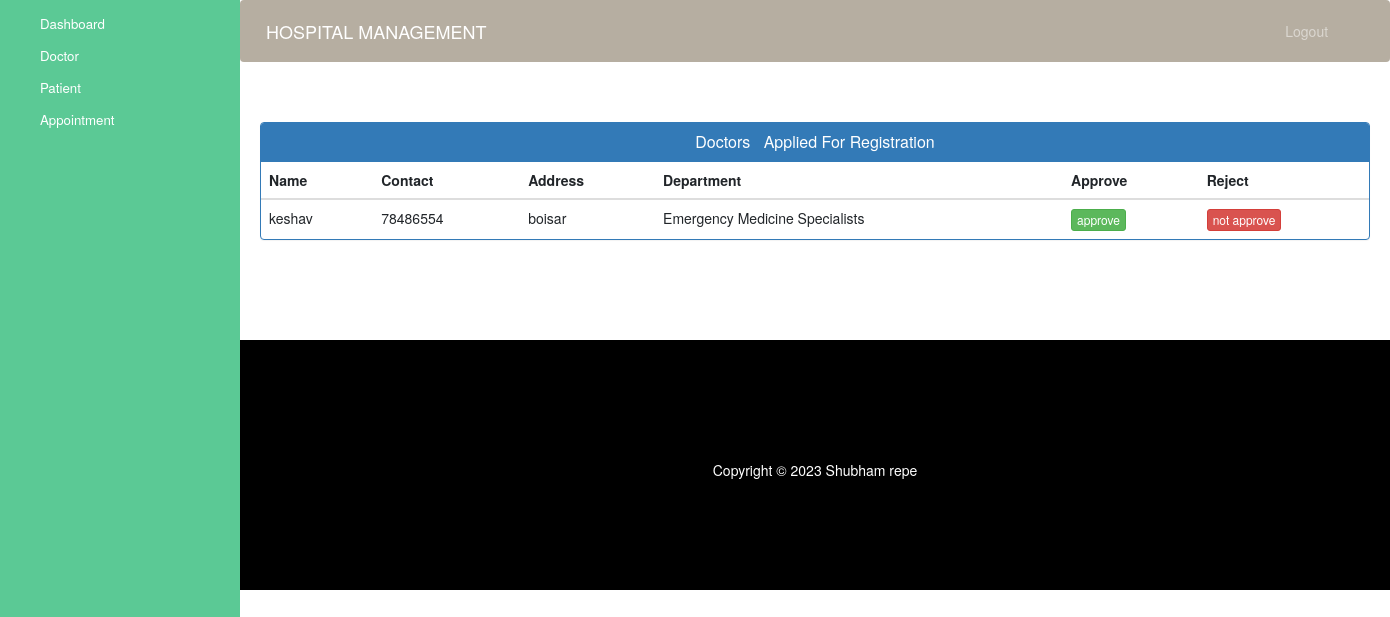
Screenshot of /admin-approve-doctor with the database file from the repository.
### app/models.py (models this page shows, shortened)
class Doctor(models.Model):
    user=models.OneToOneField(User,on_delete=models.CASCADE)
    profile_pic= models.ImageField(upload_to='profile_pic/DoctorProfilePic/',null=True,blank=True)
    address = models.CharField(max_length=40)
    mobile = models.CharField(max_length=20,null=True)
    department= models.CharField(max_length=50,choices=departments,default='Cardiologist')
    status=models.BooleanField(default=False)
    @property
    def get_name(self):
        return self.user.first_name+" "+self.user.last_name

### app/views.py (the view)
# urls.py: path('admin-approve-doctor', views.admin_approve_doctor_view,name='admin-approve-doctor'),
def admin_approve_doctor_view(request):
    doctors=models.Doctor.objects.all().filter(status=False)
    return render(request,'admin_approve_doctor.html',{'doctors':doctors})

### app/templates/admin_approve_doctor.html (shortened to what this page needs)
{% extends 'admin_base.html' %}
{% block content %}
{%load static%}
<head>
  <link href="//netdna.bootstrapcdn.com/bootstrap/3.0.0/css/bootstrap.min.css" rel="stylesheet" id="bootstrap-css">
</head>
<div class="container">
  <div class="panel panel-primary">
    <div class="panel-heading">
      <h6 class="panel-title">Doctors &nbsp Applied For Registration</h6>
    </div>
    <table class="table table-hover" id="dev-table">
      <thead>
        <tr>
          <th>Name</th>
          <th>Contact</th>
          <th>Address</th>
          <th>Department</th>
          <th>Approve</th>
          <th>Reject</th>
        </tr>
      </thead>
      {% for d in doctors %}
      <tr>
        <td> {{d.get_name}}</td>
        <td>{{d.mobile}}</td>
        <td>{{d.address}}</td>
        <td>{{d.department}}</td>
        <td><a class="btn btn-success btn-xs" href="{% url 'approve-doctor' d.id  %}">approve</a></td>
        <td><a class="btn btn-danger btn-xs" href="{% url 'reject-doctor' d.id  %}">not approve</a></td>
      </tr>
      {% endfor %}
    </table>
  </div>
</div>
{% endblock content %}

### app/static/style.css (style rules this page uses)
body { padding-left: 240px; }

### app/templates/admin_base.html (style rules this page uses)
a:link { text-decoration: none; }
a { color: white; }
body { padding-left: 240px; }

### app/templates/admin_approve_doctor.html (style rules this page uses)
a:link { text-decoration: none; }
h6 { text-align: center; }

### rows the page displays
Doctor: get_name "keshav", mobile "78486554", address "boisar", department "Emergency Medicine Specialists"
